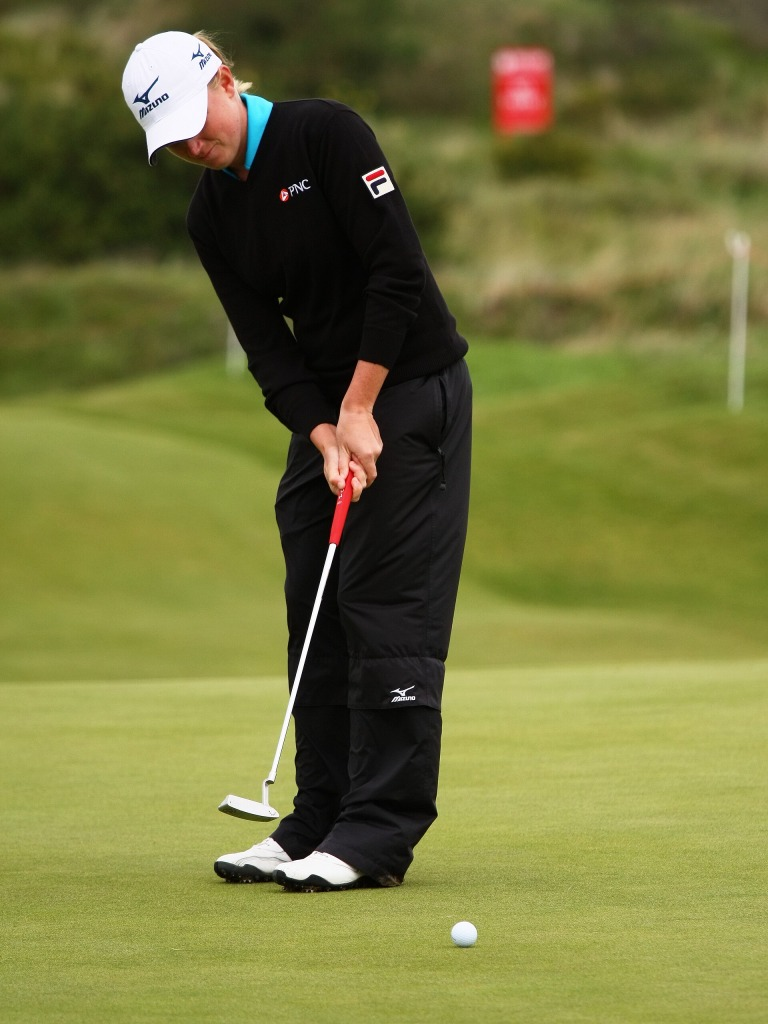
#> input picture images/person_2.jpg, 768 x 1024 px, given in place of 1.png, which was not available
$ python ex3.py
#> lines starting #> are read from the running program, lines starting #| are printed output that depends on the picture; after the words box and inside, x2 and y2 are one past the last pixel; in counts of white or black regions, pixels touching at a corner belong together
# =============================================================================
# SAVI - Parte 3, Exercício 3: Matching de features SIFT
#
# Resumo:
#   - Carrega duas imagens (1.png = train, 2.png = query) da pasta indicada em
#     -ip / --image_pair (ex: castle).
#   - Calcula features SIFT (máx. 500 keypoints, argumento -nk).
#   - Associa os descritores da query aos da train com FlannBasedMatcher
#     (KD-tree) e knnMatch com k=1.
#   - Desenha cada match a cor aleatória nas duas imagens e representa todos
#     os matches com cv2.drawMatches.
#
# Uso:
#   python ex3.py -ip castle -nk 500 -is 0.5
# =============================================================================

import argparse
from random import randint
import cv2
import json
import numpy as np
import signal
import sys
from colorama import Fore, Style

def signal_handler(sig, frame):
    print('You pressed Ctrl+C!')
    sys.exit(0)


def signal_handler_term(sig, frame):
    print('You pressed Ctrl+C!')
    sys.exit(0)


def showMask(window_name, image):
    image_to_show = image.astype(np.uint8)*255
    cv2.imshow(window_name, image_to_show)

def showScaledImage(window_name, image, scale):

    # scale image then show
    resized_image = cv2.resize(image, None, fx=scale, fy=scale, interpolation=cv2.INTER_LINEAR)

    cv2.namedWindow(window_name, cv2.WINDOW_NORMAL) # test other options to see if the image window resizes . Does not work on mac!
    cv2.imshow(window_name, resized_image)

# Main function
def main(): # this is our main function
    signal.signal(signal.SIGINT, signal_handler)
    signal.signal(signal.SIGTERM, signal_handler_term)
    print("SAVI exercise")

    # -------------------------------------------------------------------------
    # Initialization
    # -------------------------------------------------------------------------

    # initialize argparser
    ap = argparse.ArgumentParser()
    ap.add_argument("-is", "--image_scale", type=float, required=False,
                    default=1.0, help="Scale of images to display", )
    ap.add_argument("-nk", "--number_of_keypoints", type=int, required=False,
                    default=500, help="Number of keypoints", )
    ap.add_argument("-ip", "--image_pair", type=str, required=False,
                    default="santorini", help="Parent folder that will contain the two images 1 and 2.png", )


    args = ap.parse_args()
    args = vars(args) # transform the args into a dictionary
    print('Input args: ' + str(args))

    # Load the images
    train_image = cv2.imread('../images/' + args['image_pair'] + '/1.png')
#> train_image is the input picture: shape (1024, 768, 3); mean B, G, R 60.6, 118.8, 117.8
    query_image = cv2.imread('../images/' + args['image_pair'] + '/2.png')
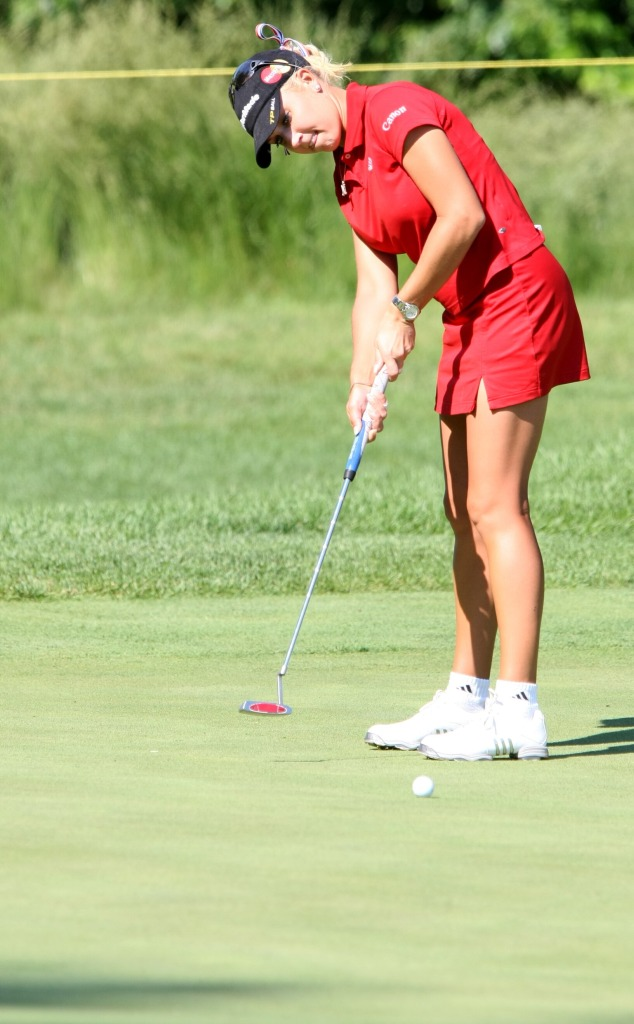
#> input picture images/person_3.jpg, 634 x 1024 px, given in place of 2.png, which was not available
#> query_image is the input picture: shape (1024, 634, 3); mean B, G, R 126.3, 179.2, 176.1

    # create the gui images for displaying
    train_image_gui = train_image.copy()
    query_image_gui = query_image.copy()


    # Compute features using sift
    sift_detector = cv2.SIFT_create(nfeatures=args['number_of_keypoints'])
    t_key_points, t_descriptors = sift_detector.detectAndCompute(train_image, None)
#> t_key_points = 429 keypoints; strongest (x, y, size): (332, 548, 5.6), (386, 188, 8.4), (182, 89, 72.8), (375, 196, 3)
    q_key_points, q_descriptors = sift_detector.detectAndCompute(query_image, None)
#> q_key_points = 500 keypoints; strongest (x, y, size): (343, 187, 3.2), (513, 756, 5.9), (344, 192, 3.5), (468, 687, 2.6)

    # print('t_key_points'  + str(t_key_points))

    # Match of keypoints
    index_params = dict(algorithm=1, trees = 15)
    search_params = dict(checks= 50)
    flann_matcher = cv2.FlannBasedMatcher(index_params, search_params)

    # Do the actual matching
    # k is the number of matches to return (to be changed later)
    best_matches = flann_matcher.knnMatch(q_descriptors, t_descriptors, k=1)
#> best_matches = 500 matches

    matches = []
    for best_match_idx, best_match_tuple in enumerate(best_matches):

        best_match = best_match_tuple[0]

        matches.append(best_match) # Add the match to the list

        # Get tehe train and query indexes of the match
        t_idx = best_match.trainIdx
        q_idx = best_match.queryIdx

        # Get the coordinates of the keypoins of that match
        t_x, t_y = int(t_key_points[t_idx].pt[0]), int(t_key_points[t_idx].pt[1])
        q_x, q_y = int(q_key_points[q_idx].pt[0]), int(q_key_points[q_idx].pt[1])

        color = randint(0,255), randint(0,255), randint(0,255)
        cv2.circle(train_image_gui, (t_x,t_y), 55, color, 2)
        cv2.circle(query_image_gui, (q_x,q_y), 55, color, 2)

        print('Do something for every match')
#> this loop made 500 passes
#> (t_idx, t_x, t_y, q_x, q_y, color) on passes 1 to 3: (363, 443, 758, 630, 715, (197, 215, 20)), (259, 351, 459, 338, 151, (132, 248, 207)), (201, 297, 861, 331, 153, (155, 244, 183))
#| Do something for every match
#| Do something for every match
#| Do something for every match
#| Do something for every match
#| Do something for every match
#| Do something for every match
#| Do something for every match
#| Do something for every match
#> (further printed lines are left out)
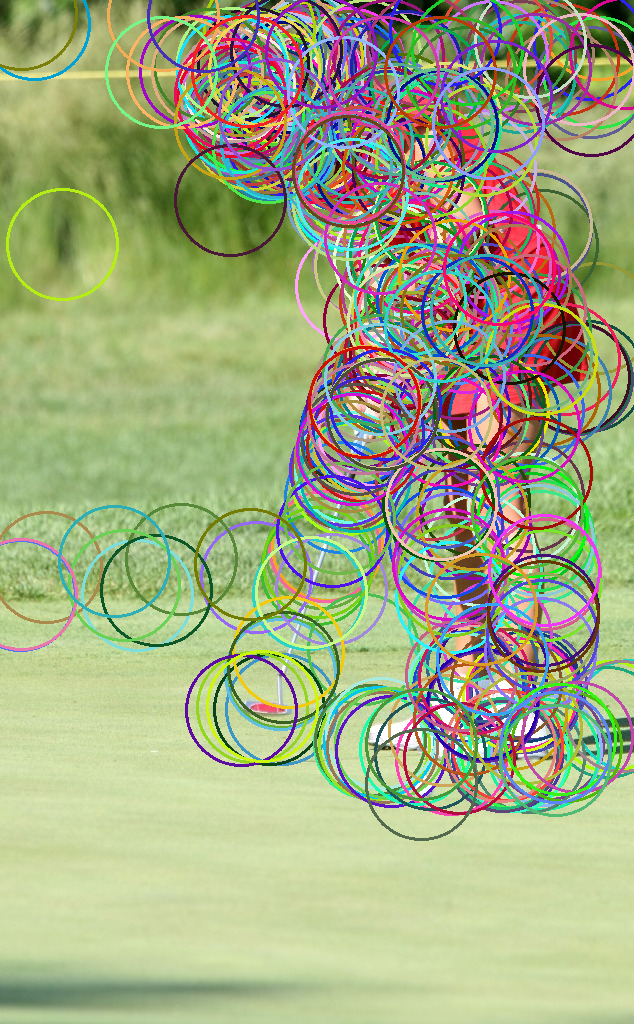
#> query_image_gui: shape (1024, 634, 3); mean B, G, R 129, 169.8, 161.1
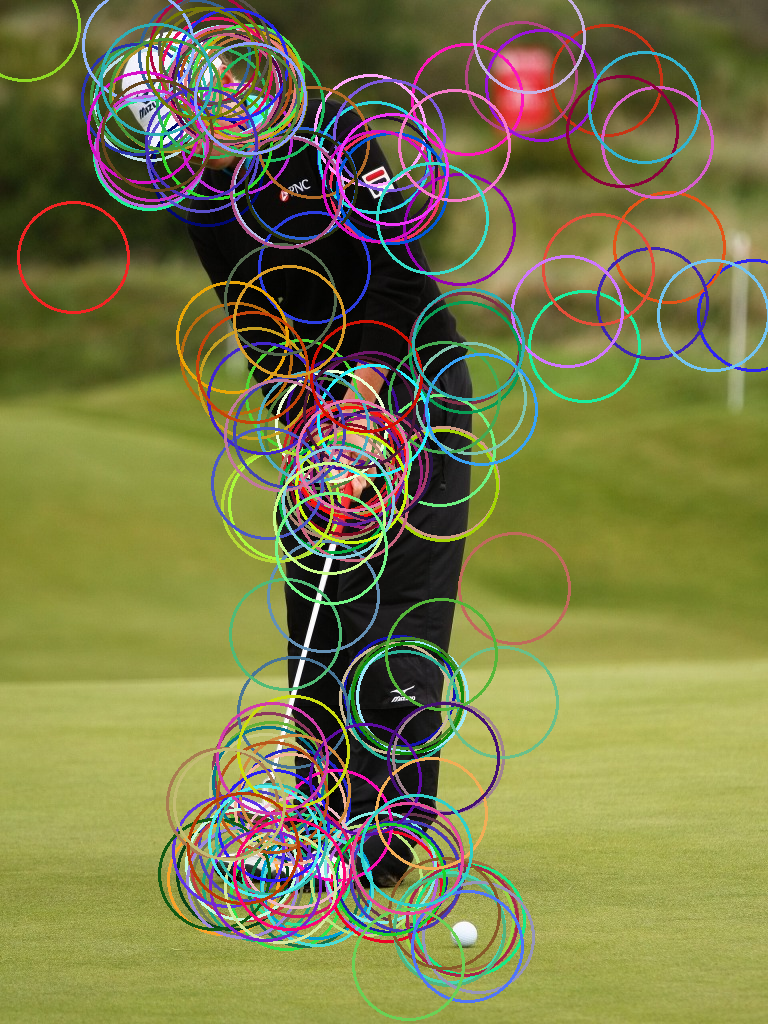
#> train_image_gui: shape (1024, 768, 3); 17.86% of pixels changed, all inside (x1, y1, x2, y2) = (0, 0, 768, 1021)
#> after the loop, matches = 500 matches

    # use an opencv function to draw the matches
    matches_images = cv2.drawMatches(query_image_gui, q_key_points, train_image_gui, t_key_points, matches, None)
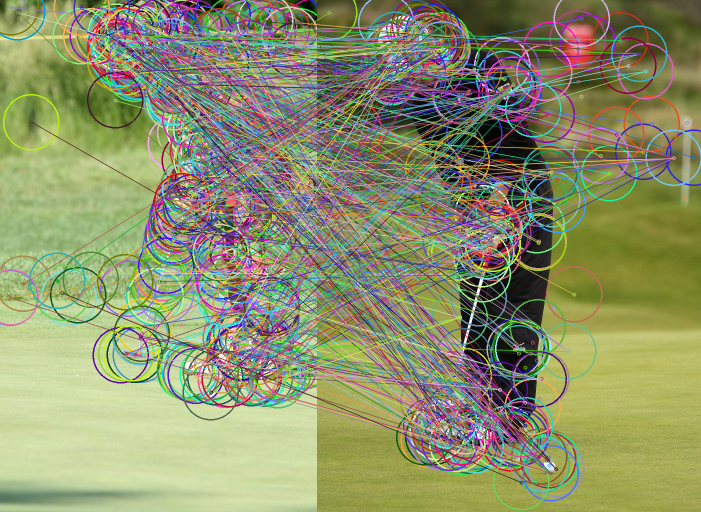
#> matches_images: shape (1024, 1402, 3) (shown at 1/2 size); mean B, G, R 106.4, 145.7, 140.9

    # [14 lines of commented-out code are left out]


    showScaledImage('Train', train_image_gui, args['image_scale'])
    showScaledImage('Query', query_image_gui, args['image_scale'])
    showScaledImage('Matches', matches_images, args['image_scale'])
    cv2.waitKey(0)


if __name__ == "__main__":
    main()
